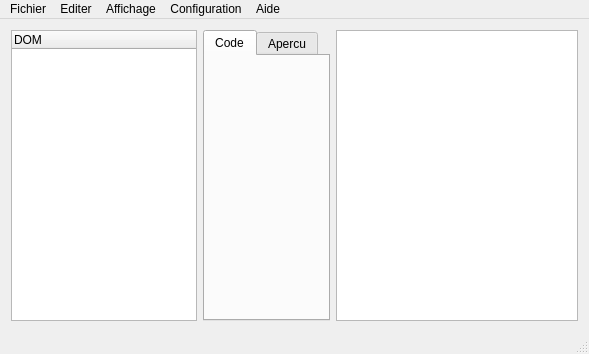
<?xml version="1.0" encoding="UTF-8"?>
<ui version="4.0">
 <class>LeEdit</class>
 <widget class="QMainWindow" name="LeEdit">
  <property name="geometry">
   <rect>
    <x>0</x>
    <y>0</y>
    <width>589</width>
    <height>354</height>
   </rect>
  </property>
  <property name="windowTitle">
   <string>LeEdit</string>
  </property>
  <property name="windowIcon">
   <iconset>
    <normaloff>image/leedit.gif</normaloff>image/leedit.gif</iconset>
  </property>
  <widget class="QWidget" name="centralWidget">
   <layout class="QHBoxLayout" name="horizontalLayout">
    <item>
     <widget class="QTreeWidget" name="dom">
      <property name="maximumSize">
       <size>
        <width>200</width>
        <height>16777215</height>
       </size>
      </property>
      <property name="rootIsDecorated">
       <bool>true</bool>
      </property>
      <column>
       <property name="text">
        <string>DOM</string>
       </property>
      </column>
     </widget>
    </item>
    <item>
     <widget class="QTabWidget" name="onglets">
      <property name="currentIndex">
       <number>0</number>
      </property>
      <widget class="QWidget" name="ongletCode">
       <property name="enabled">
        <bool>true</bool>
       </property>
       <attribute name="title">
        <string>Code</string>
       </attribute>
       <layout class="QHBoxLayout" name="horizontalLayout_2">
        <item>
         <layout class="QVBoxLayout" name="verticalLayout"/>
        </item>
       </layout>
      </widget>
      <widget class="QWidget" name="ongletApercu">
       <attribute name="title">
        <string>Apercu</string>
       </attribute>
       <layout class="QHBoxLayout" name="horizontalLayout_3">
        <item>
         <layout class="QVBoxLayout" name="verticalLayout_2"/>
        </item>
       </layout>
      </widget>
     </widget>
    </item>
    <item>
     <widget class="QTreeView" name="hierarchie">
      <property name="maximumSize">
       <size>
        <width>400</width>
        <height>16777215</height>
       </size>
      </property>
      <property name="indentation">
       <number>10</number>
      </property>
      <property name="rootIsDecorated">
       <bool>false</bool>
      </property>
      <attribute name="headerVisible">
       <bool>false</bool>
      </attribute>
     </widget>
    </item>
   </layout>
  </widget>
  <widget class="QMenuBar" name="menuBar">
   <property name="geometry">
    <rect>
     <x>0</x>
     <y>0</y>
     <width>589</width>
     <height>21</height>
    </rect>
   </property>
   <widget class="QMenu" name="menuFichier">
    <property name="title">
     <string>Fichier</string>
    </property>
    <addaction name="actionNouveau"/>
    <addaction name="actionOuvrir"/>
    <addaction name="actionEnregistrer"/>
    <addaction name="actionEnregistrer_sous"/>
    <addaction name="actionFermer"/>
   </widget>
   <widget class="QMenu" name="menuEditer">
    <property name="title">
     <string>Editer</string>
    </property>
    <addaction name="actionCopier"/>
    <addaction name="actionColler"/>
    <addaction name="actionCouper"/>
    <addaction name="separator"/>
    <addaction name="actionRechercher"/>
    <addaction name="separator"/>
    <addaction name="actionEn_avant"/>
    <addaction name="actionEn_arriere"/>
   </widget>
   <widget class="QMenu" name="menuAffichage">
    <property name="title">
     <string>Affichage</string>
    </property>
    <addaction name="actionDom"/>
    <addaction name="actionHierarchie"/>
    <addaction name="actionApercu"/>
   </widget>
   <widget class="QMenu" name="menuAide">
    <property name="title">
     <string>Aide</string>
    </property>
    <addaction name="actionA_propos"/>
   </widget>
   <widget class="QMenu" name="menuConfiguration">
    <property name="title">
     <string>Configuration</string>
    </property>
    <addaction name="actionCouleur"/>
    <addaction name="actionConfiguration"/>
   </widget>
   <addaction name="menuFichier"/>
   <addaction name="menuEditer"/>
   <addaction name="menuAffichage"/>
   <addaction name="menuConfiguration"/>
   <addaction name="menuAide"/>
  </widget>
  <widget class="QStatusBar" name="statusBar"/>
  <action name="actionNouveau">
   <property name="text">
    <string>Nouveau</string>
   </property>
  </action>
  <action name="actionOuvrir">
   <property name="text">
    <string>Ouvrir</string>
   </property>
  </action>
  <action name="actionEnregistrer">
   <property name="text">
    <string>Enregistrer</string>
   </property>
  </action>
  <action name="actionEnregistrer_sous">
   <property name="text">
    <string>Enregistrer sous</string>
   </property>
  </action>
  <action name="actionFermer">
   <property name="text">
    <string>Fermer</string>
   </property>
  </action>
  <action name="actionCopier">
   <property name="text">
    <string>Copier</string>
   </property>
  </action>
  <action name="actionColler">
   <property name="text">
    <string>Coller</string>
   </property>
  </action>
  <action name="actionCouper">
   <property name="text">
    <string>Couper</string>
   </property>
  </action>
  <action name="actionRechercher">
   <property name="text">
    <string>Rechercher</string>
   </property>
  </action>
  <action name="actionRemplacer">
   <property name="text">
    <string>Remplacer</string>
   </property>
  </action>
  <action name="actionDom">
   <property name="checkable">
    <bool>true</bool>
   </property>
   <property name="checked">
    <bool>true</bool>
   </property>
   <property name="text">
    <string>Dom</string>
   </property>
  </action>
  <action name="actionHierarchie">
   <property name="checkable">
    <bool>true</bool>
   </property>
   <property name="checked">
    <bool>true</bool>
   </property>
   <property name="text">
    <string>Hierarchie</string>
   </property>
  </action>
  <action name="actionApercu">
   <property name="text">
    <string>Apercu</string>
   </property>
  </action>
  <action name="actionA_propos">
   <property name="text">
    <string>A propos</string>
   </property>
  </action>
  <action name="actionMise_a_jour">
   <property name="text">
    <string>Mise a jour</string>
   </property>
  </action>
  <action name="actionPreference">
   <property name="text">
    <string>Preference</string>
   </property>
  </action>
  <action name="actionEn_avant">
   <property name="text">
    <string>En avant</string>
   </property>
  </action>
  <action name="actionEn_arriere">
   <property name="text">
    <string>En arrière</string>
   </property>
  </action>
  <action name="actionCouleur">
   <property name="text">
    <string>Modifier les couleurs</string>
   </property>
  </action>
  <action name="actionConfiguration">
   <property name="text">
    <string>Préférence de l'application</string>
   </property>
  </action>
 </widget>
 <layoutdefault spacing="6" margin="11"/>
 <resources/>
 <connections/>
</ui>
